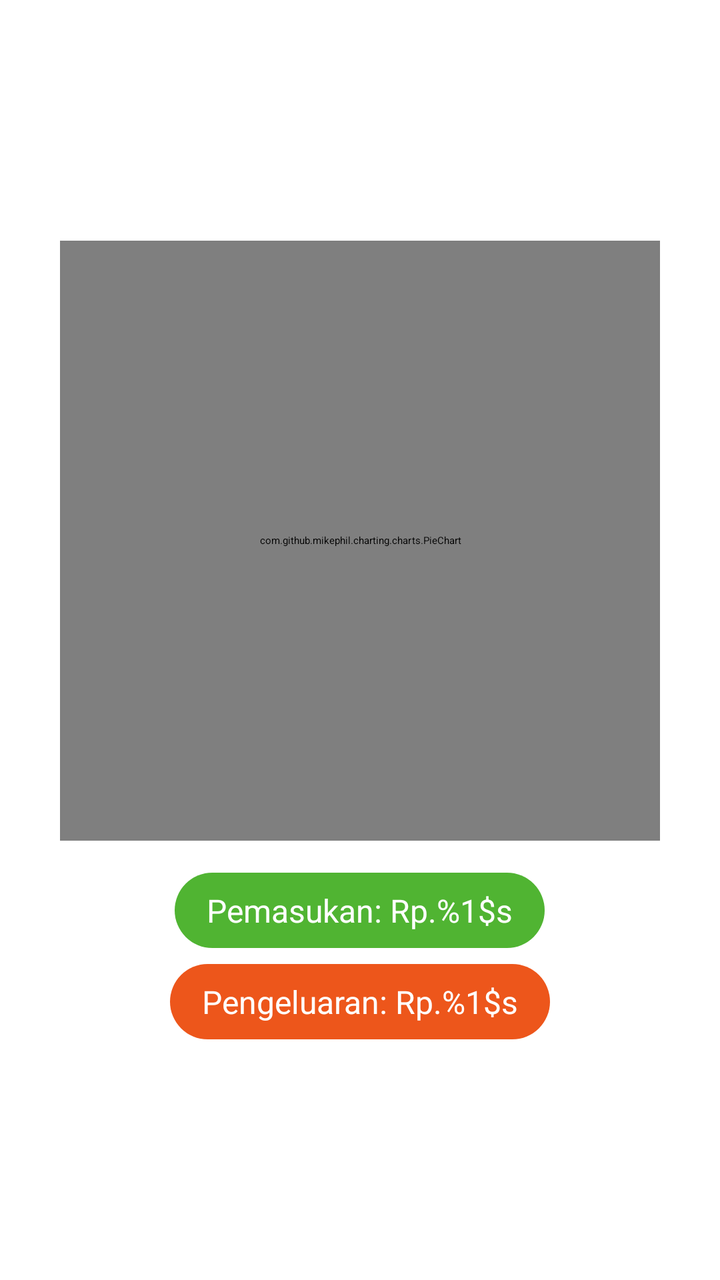
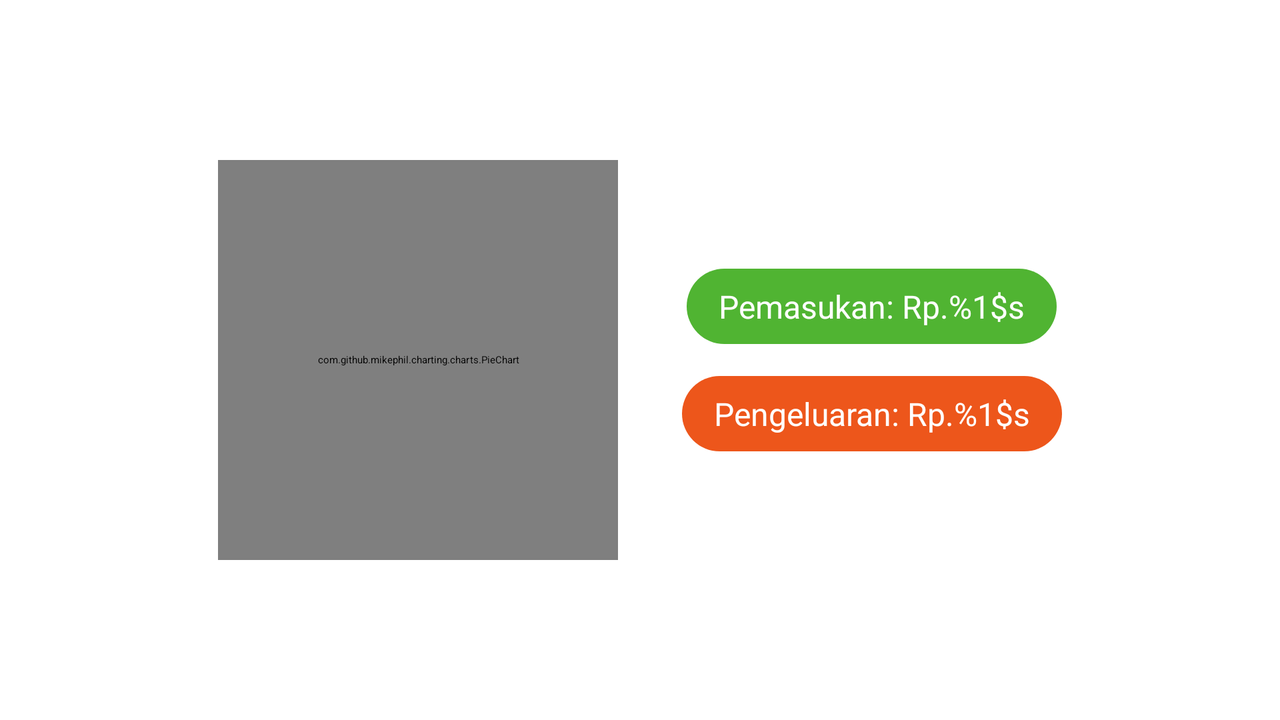

Two renders of one Android screen. The first uses the default layout on a phone; the second uses the alternative layout the repository ships for a different screen configuration, on a matching device. The two XML files are below.
<!-- AndroidManifest.xml: application theme Theme.App.Starting -->
<!-- res/layout/fragment_chart.xml -->
<?xml version="1.0" encoding="utf-8"?>
<FrameLayout xmlns:android="http://schemas.android.com/apk/res/android"
    xmlns:tools="http://schemas.android.com/tools"
    android:layout_width="match_parent"
    android:layout_height="match_parent"
    xmlns:app="http://schemas.android.com/apk/res-auto"
    tools:context=".ui.chart.ChartFragment">

    <LinearLayout
        android:layout_width="match_parent"
        android:layout_height="wrap_content"
        android:orientation="vertical"
        android:gravity="center"
        android:layout_gravity="center">

        <com.github.mikephil.charting.charts.PieChart
            android:id="@+id/pieChart"
            android:layout_width="300dp"
            android:layout_height="300dp" />

        <TextView
            android:id="@+id/pemasukan"
            android:layout_width="wrap_content"
            android:layout_height="wrap_content"
            android:text="@string/pemasukan_chart"
            android:textSize="16sp"
            android:textColor="@color/white"
            android:background="@drawable/rectangle_income"
            android:gravity="center_vertical"
            android:paddingStart="16dp"
            android:paddingTop="8dp"
            android:paddingEnd="16dp"
            android:paddingBottom="8dp"
            android:layout_marginTop="16dp" />

        <TextView
            android:id="@+id/pengeluaran"
            android:layout_width="wrap_content"
            android:layout_height="wrap_content"
            android:text="@string/pengeluaran_chart"
            android:textSize="16sp"
            android:textColor="@color/white"
            android:background="@drawable/rectangle_expense"
            android:gravity="center_vertical"
            android:paddingStart="16dp"
            android:paddingTop="8dp"
            android:paddingEnd="16dp"
            android:paddingBottom="8dp"
            android:layout_marginTop="8dp" />
    </LinearLayout>

</FrameLayout>
<!-- resources referenced by this layout -->
<resources>
  <color name="white">#FFFFFFFF</color>
  <!-- drawable rectangle_expense (drawable) -->
  <?xml version="1.0" encoding="utf-8"?>
  <shape xmlns:android="http://schemas.android.com/apk/res/android"
      android:shape="rectangle">
      <solid android:color="@color/pengeluaran"/>
      <corners android:radius="20dp"/>
  </shape>
  <!-- drawable rectangle_income (drawable) -->
  <?xml version="1.0" encoding="utf-8"?>
  <shape xmlns:android="http://schemas.android.com/apk/res/android"
      android:shape="rectangle">
      <solid android:color="@color/pemasukan"/>
      <corners android:radius="20dp"/>
  </shape>
  <string name="pemasukan_chart">Pemasukan: Rp.%1$s</string>
  <string name="pengeluaran_chart">Pengeluaran: Rp.%1$s</string>
  <style name="Theme.App.Starting" parent="Theme.SplashScreen">
          <item name="windowSplashScreenBackground">@color/ic_launcher_background</item>
          <item name="windowSplashScreenAnimatedIcon">@mipmap/ic_launcher</item>
          <item name="postSplashScreenTheme">@style/Theme.TranScribe</item>
      </style>
  <color name="pengeluaran">#ED561B</color>
  <color name="pemasukan">#50B432</color>
  <style name="Theme.TranScribe" parent="Base.Theme.TranScribe" />
  <style name="Base.Theme.TranScribe" parent="Theme.Material3.DayNight.NoActionBar">
          
          
          <item name="colorPrimary">@color/my_primary</item>
          <item name="colorPrimaryVariant">@color/my_primary</item>
          <item name="colorOnPrimary">@color/white</item>
  
          <item name="colorSecondary">@color/my_secondary</item>
          <item name="colorSecondaryVariant">@color/my_secondary</item>
          <item name="colorOnSecondary">@color/black</item>
  
          <item name="android:statusBarColor">@color/my_primary</item>
      </style>
  <color name="my_primary">#4CAF50</color>
  <color name="my_secondary">#388E3C</color>
  <color name="black">#FF000000</color>
</resources>
<!-- res/layout-land/fragment_chart.xml (the author's variant of the layout above) -->
<!-- drawn on the phone turned sideways -->
<?xml version="1.0" encoding="utf-8"?>
<FrameLayout xmlns:android="http://schemas.android.com/apk/res/android"
    xmlns:tools="http://schemas.android.com/tools"
    android:layout_width="match_parent"
    android:layout_height="match_parent"
    xmlns:app="http://schemas.android.com/apk/res-auto"
    tools:context=".ui.chart.ChartFragment">

    <LinearLayout
        android:layout_width="match_parent"
        android:layout_height="wrap_content"
        android:orientation="horizontal"
        android:gravity="center"
        android:layout_gravity="center" >

        <com.github.mikephil.charting.charts.PieChart
            android:id="@+id/pieChart"
            android:layout_width="200dp"
            android:layout_height="200dp" />

        <LinearLayout
            android:layout_width="wrap_content"
            android:layout_height="wrap_content"
            android:orientation="vertical"
            android:gravity="center"
            android:layout_gravity="center"
            android:layout_marginLeft="32dp" >

            <TextView
                android:id="@+id/pemasukan"
                android:layout_width="wrap_content"
                android:layout_height="wrap_content"
                android:text="@string/pemasukan_chart"
                android:textSize="16sp"
                android:textColor="@color/white"
                android:background="@drawable/rectangle_income"
                android:gravity="center_vertical"
                android:paddingStart="16dp"
                android:paddingTop="8dp"
                android:paddingEnd="16dp"
                android:paddingBottom="8dp" />

            <TextView
                android:id="@+id/pengeluaran"
                android:layout_width="wrap_content"
                android:layout_height="wrap_content"
                android:text="@string/pengeluaran_chart"
                android:textSize="16sp"
                android:textColor="@color/white"
                android:background="@drawable/rectangle_expense"
                android:gravity="center_vertical"
                android:paddingStart="16dp"
                android:paddingTop="8dp"
                android:paddingEnd="16dp"
                android:paddingBottom="8dp"
                android:layout_marginTop="16dp" />
        </LinearLayout>
    </LinearLayout>

</FrameLayout>
